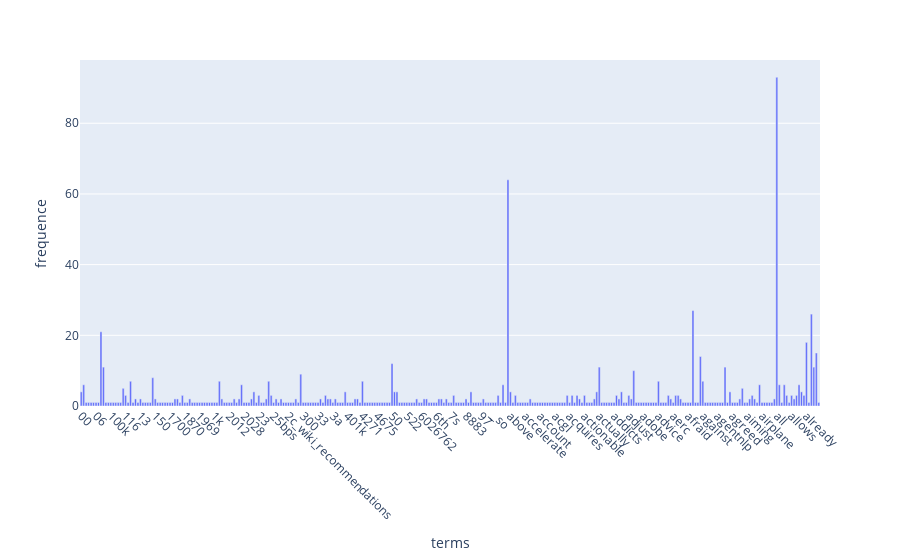

Here is the notebook cell this chart was saved with:
### Code cell
draw_to=pd.DataFrame({"terms":count_vect.get_feature_names_out()[:300],
                "frequence":term_frequencies[:300]})
g=px.bar(draw_to,x="terms",y="frequence")
g.update_traces(textposition="outside")
g.update_layout(xaxis_tickangle=45)
g.show()

### Figure 1 — Plotly figure (JSON) as saved in the notebook; plotly's stock layout.template omitted (floating-point values rounded to 4 significant figures; data arrays with more than 128 entries replaced by an {"elided": "..."} marker saying what was removed)
{"data": [{"hovertemplate": "terms=%{x}<br>frequence=%{y}<extra></extra>", "legendgroup": "", "marker": {"color": "#636efa", "pattern": {"shape": ""}}, "name": "", "orientation": "v", "showlegend": false, "textposition": "outside", "type": "bar", "x": {"elided": "300 str values"}, "xaxis": "x", "y": {"elided": "300 int values"}, "yaxis": "y"}], "layout": {"barmode": "relative", "legend": {"tracegroupgap": 0}, "margin": {"t": 60}, "xaxis": {"anchor": "y", "domain": [0, 1], "tickangle": 45, "title": {"text": "terms"}}, "yaxis": {"anchor": "x", "domain": [0, 1], "title": {"text": "frequence"}}}}
